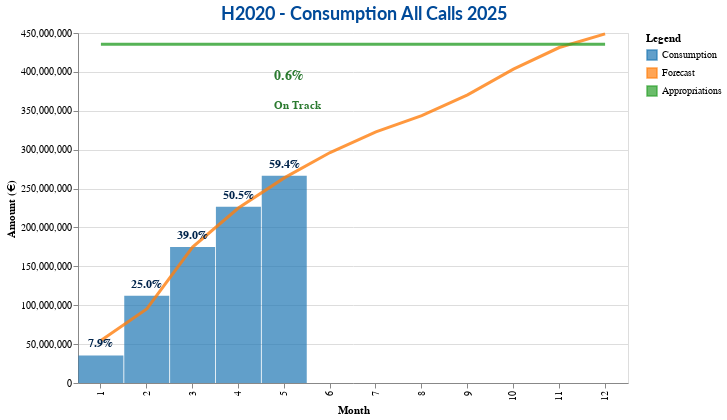

Notebook source saved alongside this figure:
### Code cell
result['chart']

### Figure 1 — Vega-Lite specification as saved in the notebook (floating-point values rounded to 4 significant figures)
{"config": {"view": {"continuousHeight": 350, "continuousWidth": 550}, "range": {"category": {"scheme": ["#1f77b4", "#ff7f0e", "#2ca02c", "#d62728", "#9467bd"]}}, "title": {"fontSize": 18, "font": "Lato", "anchor": "center", "color": "#004A99", "fontWeight": "bold"}}, "layer": [{"data": {"name": "data-226a3afca368804d03c7f020cdcf9f61"}, "mark": {"type": "bar", "opacity": 0.7, "size": 45}, "encoding": {"color": {"field": "Legend", "scale": {"domain": ["Consumption", "Forecast", "Appropriations"], "range": ["#1f77b4", "#ff7f0e", "#2ca02c"]}, "type": "nominal"}, "x": {"field": "Month", "title": "Month", "type": "ordinal"}, "y": {"field": "value", "scale": {"zero": true}, "title": "Amount (€)", "type": "quantitative"}}, "height": 350, "title": "H2020 - Consumption All Calls 2025", "transform": [{"fold": ["Consumption"], "as": ["Legend", "value"]}], "width": 550}, {"data": {"name": "data-6d0a4fab82e081fafa5037eb2a883768"}, "mark": {"type": "line", "opacity": 0.8, "strokeWidth": 3}, "encoding": {"color": {"field": "Legend", "scale": {"domain": ["Consumption", "Forecast", "Appropriations"], "range": ["#1f77b4", "#ff7f0e", "#2ca02c"]}, "type": "nominal"}, "x": {"field": "Month", "type": "ordinal"}, "y": {"field": "value", "title": "", "type": "quantitative"}}, "transform": [{"fold": ["Forecast"], "as": ["Legend", "value"]}]}, {"data": {"name": "data-6d0a4fab82e081fafa5037eb2a883768"}, "mark": {"type": "line", "opacity": 0.8, "strokeWidth": 3}, "encoding": {"color": {"field": "Legend", "scale": {"domain": ["Consumption", "Forecast", "Appropriations"], "range": ["#1f77b4", "#ff7f0e", "#2ca02c"]}, "type": "nominal"}, "x": {"field": "Month", "type": "ordinal"}, "y": {"field": "value", "title": "", "type": "quantitative"}}, "transform": [{"fold": ["Appropriations"], "as": ["Legend", "value"]}]}, {"data": {"name": "data-83a6f1be955986cec81929f358034ee4"}, "mark": {"type": "text", "align": "center", "baseline": "bottom", "color": "#01244B", "dx": 0, "dy": -5, "fontSize": 12, "fontWeight": "bold"}, "encoding": {"text": {"field": "Consumption_Pct", "format": ".1%", "type": "quantitative"}, "x": {"field": "Month", "type": "ordinal"}, "y": {"field": "Paid_Cumulative", "type": "quantitative"}}}, {"data": {"name": "data-a16fa8d7bf95d3150a1e60f650fdecec"}, "mark": {"type": "text", "align": "left", "color": "#2b7a30", "dx": -10, "dy": -100, "fontSize": 14, "fontWeight": "bold"}, "encoding": {"text": {"field": "Deviation_Pct", "format": ".1%", "type": "quantitative"}, "x": {"field": "Month", "type": "ordinal"}, "y": {"field": "Paid_Cumulative", "type": "quantitative"}}}, {"data": {"name": "data-a16fa8d7bf95d3150a1e60f650fdecec"}, "mark": {"type": "text", "align": "left", "color": "#2b7a30", "dx": -10, "dy": -70, "fontSize": 11, "fontWeight": "bold"}, "encoding": {"text": {"field": "Comment", "type": "nominal"}, "x": {"field": "Month", "type": "ordinal"}, "y": {"field": "Paid_Cumulative", "type": "quantitative"}}}, {"data": {"name": "data-a16fa8d7bf95d3150a1e60f650fdecec"}, "mark": {"type": "text", "align": "center", "angle": 180, "color": "#2b7a30", "dx": -50, "dy": -5, "fontSize": 35, "fontWeight": "bold"}, "encoding": {"text": {"field": "Arrow", "type": "nominal"}, "x": {"field": "Month", "type": "ordinal"}, "y": {"field": "Paid_Cumulative", "type": "quantitative"}}}], "$schema": "https://vega.github.io/schema/vega-lite/v4.17.0.json", "datasets": {"data-226a3afca368804d03c7f020cdcf9f61": [{"Month": 1, "Paid": 35450000.0, "v_1_Program": "H2020", "Year": 2025.0, "Forecast": 54600000.0, "Paid_Cumulative": 35450000.0, "Forecast_Cumulative": 54600000.0, "Has_Budget": true, "Appropriations": 435700000.0, "Consumption_Pct": 0.07898, "Forecast_Pct": 0.1216, "Deviation_Pct": -0.04267, "Deviation_Amount": -19150000.0, "Deviation_vs_Budget_Pct": -0.04396, "Consumption": 35450000.0}, {"Month": 2, "Paid": 76850000.0, "v_1_Program": "H2020", "Year": 2025.0, "Forecast": 40660000.0, "Paid_Cumulative": 112300000.0, "Forecast_Cumulative": 95260000.0, "Has_Budget": true, "Appropriations": 435700000.0, "Consumption_Pct": 0.2502, "Forecast_Pct": 0.2122, "Deviation_Pct": 0.03796, "Deviation_Amount": 17040000.0, "Deviation_vs_Budget_Pct": 0.03911, "Consumption": 112300000.0}, {"Month": 3, "Paid": 62640000.0, "v_1_Program": "H2020", "Year": 2025.0, "Forecast": 79460000.0, "Paid_Cumulative": 174900000.0, "Forecast_Cumulative": 174700000.0, "Has_Budget": true, "Appropriations": 435700000.0, "Consumption_Pct": 0.3897, "Forecast_Pct": 0.3892, "Deviation_Pct": 0.0004727, "Deviation_Amount": 212200.0, "Deviation_vs_Budget_Pct": 0.000487, "Consumption": 174900000.0}, {"Month": 4, "Paid": 51730000.0, "v_1_Program": "H2020", "Year": 2025.0, "Forecast": 50290000.0, "Paid_Cumulative": 226700000.0, "Forecast_Cumulative": 225000000.0, "Has_Budget": true, "Appropriations": 435700000.0, "Consumption_Pct": 0.5049, "Forecast_Pct": 0.5013, "Deviation_Pct": 0.003661, "Deviation_Amount": 1643000.0, "Deviation_vs_Budget_Pct": 0.003772, "Consumption": 226700000.0}, {"Month": 5, "Paid": 39850000.0, "v_1_Program": "H2020", "Year": 2025.0, "Forecast": 38710000.0, "Paid_Cumulative": 266500000.0, "Forecast_Cumulative": 263700000.0, "Has_Budget": true, "Appropriations": 435700000.0, "Consumption_Pct": 0.5937, "Forecast_Pct": 0.5875, "Deviation_Pct": 0.006208, "Deviation_Amount": 2787000.0, "Deviation_vs_Budget_Pct": 0.006396, "Consumption": 266500000.0}], "data-6d0a4fab82e081fafa5037eb2a883768": [{"Month": 1, "Paid": 35450000.0, "v_1_Program": "H2020", "Year": 2025.0, "Forecast": 54600000.0, "Paid_Cumulative": 35450000.0, "Forecast_Cumulative": 54600000.0, "Has_Budget": true, "Appropriations": 435700000.0, "Consumption_Pct": 0.07898, "Forecast_Pct": 0.1216, "Deviation_Pct": -0.04267, "Deviation_Amount": -19150000.0, "Deviation_vs_Budget_Pct": -0.04396}, {"Month": 2, "Paid": 76850000.0, "v_1_Program": "H2020", "Year": 2025.0, "Forecast": 95260000.0, "Paid_Cumulative": 112300000.0, "Forecast_Cumulative": 95260000.0, "Has_Budget": true, "Appropriations": 435700000.0, "Consumption_Pct": 0.2502, "Forecast_Pct": 0.2122, "Deviation_Pct": 0.03796, "Deviation_Amount": 17040000.0, "Deviation_vs_Budget_Pct": 0.03911}, {"Month": 3, "Paid": 62640000.0, "v_1_Program": "H2020", "Year": 2025.0, "Forecast": 174700000.0, "Paid_Cumulative": 174900000.0, "Forecast_Cumulative": 174700000.0, "Has_Budget": true, "Appropriations": 435700000.0, "Consumption_Pct": 0.3897, "Forecast_Pct": 0.3892, "Deviation_Pct": 0.0004727, "Deviation_Amount": 212200.0, "Deviation_vs_Budget_Pct": 0.000487}, {"Month": 4, "Paid": 51730000.0, "v_1_Program": "H2020", "Year": 2025.0, "Forecast": 225000000.0, "Paid_Cumulative": 226700000.0, "Forecast_Cumulative": 225000000.0, "Has_Budget": true, "Appropriations": 435700000.0, "Consumption_Pct": 0.5049, "Forecast_Pct": 0.5013, "Deviation_Pct": 0.003661, "Deviation_Amount": 1643000.0, "Deviation_vs_Budget_Pct": 0.003772}, {"Month": 5, "Paid": 39850000.0, "v_1_Program": "H2020", "Year": 2025.0, "Forecast": 263700000.0, "Paid_Cumulative": 266500000.0, "Forecast_Cumulative": 263700000.0, "Has_Budget": true, "Appropriations": 435700000.0, "Consumption_Pct": 0.5937, "Forecast_Pct": 0.5875, "Deviation_Pct": 0.006208, "Deviation_Amount": 2787000.0, "Deviation_vs_Budget_Pct": 0.006396}, {"Month": 6, "Paid": 531600.0, "v_1_Program": "H2020", "Year": 2025.0, "Forecast": 296300000.0, "Paid_Cumulative": 267000000.0, "Forecast_Cumulative": 296300000.0, "Has_Budget": true, "Appropriations": 435700000.0, "Consumption_Pct": 0.5949, "Forecast_Pct": 0.6601, "Deviation_Pct": -0.06517, "Deviation_Amount": -29250000.0, "Deviation_vs_Budget_Pct": -0.06714}, {"Month": 7, "Paid": 0.0, "v_1_Program": "H2020", "Year": 0.0, "Forecast": 323000000.0, "Paid_Cumulative": 267000000.0, "Forecast_Cumulative": 323000000.0, "Has_Budget": true, "Appropriations": 435700000.0, "Consumption_Pct": 0.5949, "Forecast_Pct": 0.7196, "Deviation_Pct": -0.1247, "Deviation_Amount": -55950000.0, "Deviation_vs_Budget_Pct": -0.1284}, {"Month": 8, "Paid": 0.0, "v_1_Program": "H2020", "Year": 0.0, "Forecast": 343700000.0, "Paid_Cumulative": 267000000.0, "Forecast_Cumulative": 343700000.0, "Has_Budget": true, "Appropriations": 435700000.0, "Consumption_Pct": 0.5949, "Forecast_Pct": 0.7657, "Deviation_Pct": -0.1708, "Deviation_Amount": -76650000.0, "Deviation_vs_Budget_Pct": -0.1759}, {"Month": 9, "Paid": 0.0, "v_1_Program": "H2020", "Year": 0.0, "Forecast": 370500000.0, "Paid_Cumulative": 267000000.0, "Forecast_Cumulative": 370500000.0, "Has_Budget": true, "Appropriations": 435700000.0, "Consumption_Pct": 0.5949, "Forecast_Pct": 0.8255, "Deviation_Pct": -0.2306, "Deviation_Amount": -103500000.0, "Deviation_vs_Budget_Pct": -0.2376}, {"Month": 10, "Paid": 0.0, "v_1_Program": "H2020", "Year": 0.0, "Forecast": 403500000.0, "Paid_Cumulative": 267000000.0, "Forecast_Cumulative": 403500000.0, "Has_Budget": true, "Appropriations": 435700000.0, "Consumption_Pct": 0.5949, "Forecast_Pct": 0.899, "Deviation_Pct": -0.3041, "Deviation_Amount": -136500000.0, "Deviation_vs_Budget_Pct": -0.3133}, {"Month": 11, "Paid": 0.0, "v_1_Program": "H2020", "Year": 0.0, "Forecast": 431300000.0, "Paid_Cumulative": 267000000.0, "Forecast_Cumulative": 431300000.0, "Has_Budget": true, "Appropriations": 435700000.0, "Consumption_Pct": 0.5949, "Forecast_Pct": 0.9609, "Deviation_Pct": -0.366, "Deviation_Amount": -164300000.0, "Deviation_vs_Budget_Pct": -0.3771}, {"Month": 12, "Paid": 0.0, "v_1_Program": "H2020", "Year": 0.0, "Forecast": 448900000.0, "Paid_Cumulative": 267000000.0, "Forecast_Cumulative": 448900000.0, "Has_Budget": true, "Appropriations": 435700000.0, "Consumption_Pct": 0.5949, "Forecast_Pct": 1.0, "Deviation_Pct": -0.4051, "Deviation_Amount": -181800000.0, "Deviation_vs_Budget_Pct": -0.4174}], "data-83a6f1be955986cec81929f358034ee4": [{"Month": 1, "Paid": 35450000.0, "v_1_Program": "H2020", "Year": 2025.0, "Forecast": 54600000.0, "Paid_Cumulative": 35450000.0, "Forecast_Cumulative": 54600000.0, "Has_Budget": true, "Appropriations": 435700000.0, "Consumption_Pct": 0.07898, "Forecast_Pct": 0.1216, "Deviation_Pct": -0.04267, "Deviation_Amount": -19150000.0, "Deviation_vs_Budget_Pct": -0.04396}, {"Month": 2, "Paid": 76850000.0, "v_1_Program": "H2020", "Year": 2025.0, "Forecast": 40660000.0, "Paid_Cumulative": 112300000.0, "Forecast_Cumulative": 95260000.0, "Has_Budget": true, "Appropriations": 435700000.0, "Consumption_Pct": 0.2502, "Forecast_Pct": 0.2122, "Deviation_Pct": 0.03796, "Deviation_Amount": 17040000.0, "Deviation_vs_Budget_Pct": 0.03911}, {"Month": 3, "Paid": 62640000.0, "v_1_Program": "H2020", "Year": 2025.0, "Forecast": 79460000.0, "Paid_Cumulative": 174900000.0, "Forecast_Cumulative": 174700000.0, "Has_Budget": true, "Appropriations": 435700000.0, "Consumption_Pct": 0.3897, "Forecast_Pct": 0.3892, "Deviation_Pct": 0.0004727, "Deviation_Amount": 212200.0, "Deviation_vs_Budget_Pct": 0.000487}, {"Month": 4, "Paid": 51730000.0, "v_1_Program": "H2020", "Year": 2025.0, "Forecast": 50290000.0, "Paid_Cumulative": 226700000.0, "Forecast_Cumulative": 225000000.0, "Has_Budget": true, "Appropriations": 435700000.0, "Consumption_Pct": 0.5049, "Forecast_Pct": 0.5013, "Deviation_Pct": 0.003661, "Deviation_Amount": 1643000.0, "Deviation_vs_Budget_Pct": 0.003772}, {"Month": 5, "Paid": 39850000.0, "v_1_Program": "H2020", "Year": 2025.0, "Forecast": 38710000.0, "Paid_Cumulative": 266500000.0, "Forecast_Cumulative": 263700000.0, "Has_Budget": true, "Appropriations": 435700000.0, "Consumption_Pct": 0.5937, "Forecast_Pct": 0.5875, "Deviation_Pct": 0.006208, "Deviation_Amount": 2787000.0, "Deviation_vs_Budget_Pct": 0.006396}], "data-a16fa8d7bf95d3150a1e60f650fdecec": [{"Month": 5, "Paid_Cumulative": 266500000.0, "Deviation_Pct": 0.006208, "Comment": "On Track", "Arrow": ""}]}}
